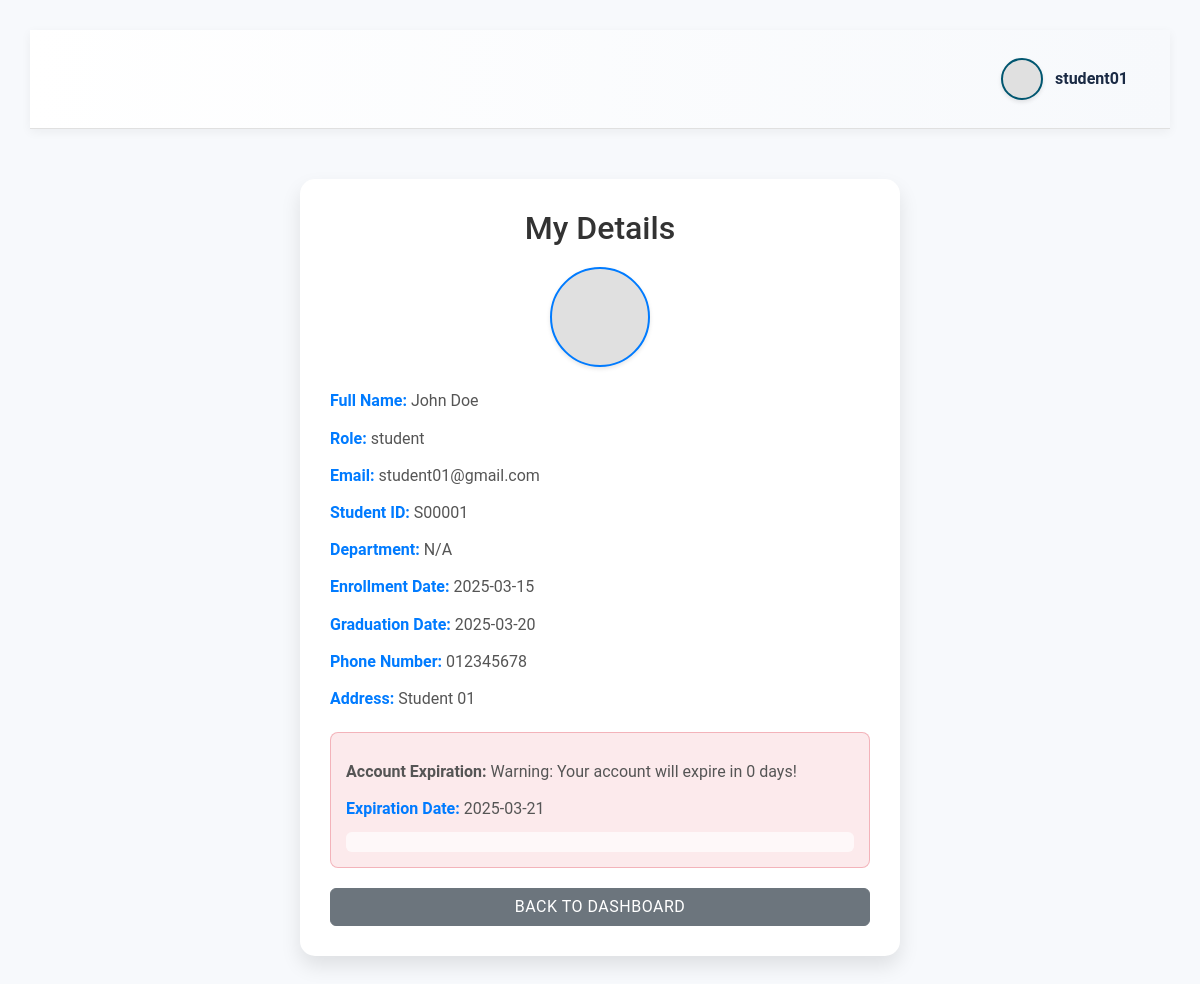
The page /my_details.php (signed in) on the database its author committed.
### tables this page shows
CREATE TABLE IF NOT EXISTS `users` (
  `id` int NOT NULL AUTO_INCREMENT,
  `username` varchar(50) NOT NULL,
  `email` varchar(100) NOT NULL,
  `password` varchar(255) NOT NULL,
  `role` enum('admin','student','teacher') NOT NULL DEFAULT 'student',
  `is_active` tinyint(1) DEFAULT '1',
  `last_login` timestamp NULL DEFAULT NULL,
  `password_reset_token` varchar(100) DEFAULT NULL,
  `password_reset_expiry` timestamp NULL DEFAULT NULL,
  `created_at` timestamp NULL DEFAULT CURRENT_TIMESTAMP,
  `updated_at` timestamp NULL DEFAULT CURRENT_TIMESTAMP ON UPDATE CURRENT_TIMESTAMP,
  `profile_image` varchar(255) DEFAULT NULL,
  PRIMARY KEY (`id`),
  UNIQUE KEY `username` (`username`),
  UNIQUE KEY `email` (`email`),
  KEY `idx_username` (`username`)
);

CREATE TABLE IF NOT EXISTS `student_details` (
  `id` int NOT NULL AUTO_INCREMENT,
  `user_id` int NOT NULL,
  `full_name` varchar(100) NOT NULL,
  `student_id` varchar(20) NOT NULL,
  `enrollment_date` date NOT NULL,
  `graduation_date` date NOT NULL,
  `phone_number` varchar(20) DEFAULT NULL,
  `address` text,
  `course_id` int NOT NULL,
  PRIMARY KEY (`id`),
  UNIQUE KEY `student_id` (`student_id`),
  KEY `user_id` (`user_id`),
  KEY `idx_student_id` (`student_id`),
  KEY `idx_graduation_date` (`graduation_date`),
  KEY `course_id` (`course_id`),
  CONSTRAINT `student_details_ibfk_1` FOREIGN KEY (`user_id`) REFERENCES `users` (`id`) ON DELETE CASCADE,
  CONSTRAINT `student_details_ibfk_2` FOREIGN KEY (`course_id`) REFERENCES `courses` (`id`)
);

### functions.php (called while the page is built, shortened)
<?php
require_once 'config.php';
function getStudentDetails()
{
    global $pdo;
    try {
        $userId = $_SESSION['role'] === 'student' ? $_SESSION['user_id'] : null;
        $studentId = $_SESSION['role'] === 'admin' && isset($_POST['student_id']) ? $_POST['student_id'] : null;
        $query = "SELECT sd.*, u.last_login, u.profile_image, u.email, u.id as user_id, u.is_active
    FROM student_details sd
    JOIN users u ON sd.user_id = u.id
    WHERE ";
        $params = [];
        if ($_SESSION['role'] === 'student') {
            $query .= "sd.user_id = ?";
            $params[] = $userId;
        } else {
            $query .= "sd.student_id = ?";
            $params[] = $studentId;
        }
        $stmt = $pdo->prepare($query);
        $stmt->execute($params);
        $student = $stmt->fetch(PDO::FETCH_ASSOC);
        if ($student) {
            $student['account_expiration'] = null;
            $student['days_until_expiration'] = null;
            $student['expiration_message'] = null;
            $stmt = $pdo->prepare("
    SELECT graduation_date
    FROM student_details
    WHERE user_id = ?
    ");
            $stmt->execute([$userId ?? $student['user_id']]);
            $graduationDetails = $stmt->fetch(PDO::FETCH_ASSOC);
            if ($graduationDetails && !empty($graduationDetails['graduation_date'])) {
                $graduationDate = new DateTime($graduationDetails['graduation_date']);
                $graduationDate->modify('+1 day');
                $today = new DateTime();
                if ($today <= $graduationDate) {
                    $interval = $today->diff($graduationDate);
                    $student['account_expiration'] = $graduationDate->format('Y-m-d');
                    $student['days_until_expiration'] = $interval->days;
                    if ($interval->days <= 30) {
                        $student['expiration_message'] = $interval->days <= 7
                            ? "Warning: Your account will expire in {$interval->days} days!"
                            : "Your account will expire in {$interval->days} days.";
                    }
                }
            }
            $stmt = $pdo->prepare("
                SELECT c.class_name, co.course_name, c.schedule_time, c.room_number, e.status, c.schedule_start_date, c.schedule_end_date
                FROM enrollments e
                JOIN class c ON e.class_id = c.id
                JOIN courses co ON c.course_id = co.id
                WHERE e.student_id = (SELECT id FROM student_details WHERE user_id = ?)
                ");
            $stmt->execute([$userId ?? $student['user_id']]);
            $student['enrollments'] = $stmt->fetchAll(PDO::FETCH_ASSOC);
            $stmt = $pdo->prepare("
                SELECT
                g.academic_year,
                AVG(g.gpa_value) as year_gpa,
                COUNT(g.id) as grade_count
                FROM grades g
                WHERE g.student_id = (SELECT id FROM student_details WHERE user_id = ?)
                GROUP BY g.academic_year
                ");
            $stmt->execute([$userId ?? $student['user_id']]);
            $student['gpa_by_year'] = $stmt->fetchAll(PDO::FETCH_ASSOC);
            $stmt = $pdo->prepare("
                SELECT
                g.score,
                g.grade,
                g.gpa_value,
                c.class_name,
                co.course_name
                FROM grades g
                JOIN class c ON g.class_id = c.id
                JOIN courses co ON c.course_id = co.id
                WHERE g.student_id = (SELECT id FROM student_details WHERE user_id = ?)
                ");
            $stmt->execute([$userId ?? $student['user_id']]);
            $student['subject_grades'] = $stmt->fetchAll(PDO::FETCH_ASSOC);
        }
        return $student;
    } catch (PDOException $e) {
        return "Database error: " . $e->getMessage();
    }
}

### my_details.php (the view, shortened to what this page needs)
<?php
require_once 'functions.php';
include 'templates/header.php';
$details = ($_SESSION['role'] === 'student') ? getStudentDetails() : getTeacherDetails();
?>
<!DOCTYPE html>
<html>
<head>
    <link href="https://cdn.jsdelivr.net/npm/bootstrap@5.3.3/dist/css/bootstrap.min.css" rel="stylesheet">
    <link rel="stylesheet" href="/school_management/includes/style.css">
</head>
<body>
    <div class="container">
        <div class="details-card">
            <h2>My Details</h2>
            <?php if ($details['profile_image']): ?>
                <div class="profile-image" style="background-image: url('<?php echo htmlspecialchars($details['profile_image']); ?>');"></div>
            <?php else: ?>
                <div class="profile-image" style="background-image: url('default-user.png');"></div>
            <?php endif; ?>
            <p><span class="label">Full Name:</span> <?php echo htmlspecialchars($details['full_name']); ?></p>
            <p><span class="label">Role:</span> <?php echo htmlspecialchars($_SESSION['role']); ?></p>
            <p><span class="label">Email:</span> <?php echo htmlspecialchars($details['email']); ?></p>
            <?php if ($_SESSION['role'] === 'student'): ?>
                <p><span class="label">Student ID:</span> <?php echo htmlspecialchars($details['student_id'] ?? 'N/A'); ?></p>
                <p><span class="label">Department:</span> <?php echo htmlspecialchars($details['department'] ?? 'N/A'); ?></p>
                <p><span class="label">Enrollment Date:</span> <?php echo htmlspecialchars($details['enrollment_date'] ?? 'N/A'); ?></p>
                <p><span class="label">Graduation Date:</span> <?php echo htmlspecialchars($details['graduation_date'] ?? 'N/A'); ?></p>
                <p><span class="label">Phone Number:</span> <?php echo htmlspecialchars($details['phone_number'] ?? 'N/A'); ?></p>
                <p><span class="label">Address:</span> <?php echo htmlspecialchars($details['address'] ?? 'N/A'); ?></p>
                <?php if (!empty($details['account_expiration']) && !empty($details['expiration_message'])): ?>
                    <div class="account-expiration-warning <?php echo $details['days_until_expiration'] <= 7 ? 'text-danger' : 'text-warning'; ?>" id="account-expiration-countdown">
                        <p><strong>Account Expiration:</strong> <?php echo htmlspecialchars($details['expiration_message']); ?></p>
                        <p>
                            <span class="label">Expiration Date:</span>
                            <?php echo htmlspecialchars($details['account_expiration']); ?>
                        </p>
                        <div class="countdown-timer mt-2" id="countdown-timer">
                        </div>
                    </div>
                <?php endif; ?>
            <?php endif; ?>
            <button class="btn btn-secondary back-btn" onclick="window.location.href='index.php'">Back to Dashboard</button>
        </div>
</body>
</html>

### templates/header.php (shortened to what this page needs)
<?php
require_once 'config.php';
$user_id = $_SESSION['user_id'] ?? null;
$username = 'Unknown';
$profile_image = 'default-user.png';
if ($user_id) {
    $stmt = $pdo->prepare("SELECT username, profile_image FROM users WHERE id = ?");
    $stmt->execute([$user_id]);
    $user = $stmt->fetch(PDO::FETCH_ASSOC);
    if ($user) {
        $username = htmlspecialchars($user['username']);
        $profile_image = $user['profile_image'] ?: 'default-user.png';
    }
}
?>
<!DOCTYPE html>
<html>
<head>
    <link rel="stylesheet" href="includes/style.css">
</head>
<body>
    <header>
        <div class="user-profile" onclick="toggleProfileMenu()">
            <div class="profile-image" style="background-image: url('<?php echo htmlspecialchars($profile_image); ?>');"></div>
            <span><?php echo $username; ?></span>
        </div>
    </header>

### includes/style.css (style rules this page uses)
.account-expiration-warning { margin-top: 20px; padding: 15px; border-radius: 8px; background-color: rgba(255, 165, 0, 0.1); border: 1px solid rgba(255, 165, 0, 0.3); }
.account-expiration-warning.text-danger { background-color: rgba(220, 53, 69, 0.1); border-color: rgba(220, 53, 69, 0.3); }
.account-expiration-warning .countdown-timer { font-weight: bold; color: #333; background-color: rgba(255, 255, 255, 0.7); padding: 10px; border-radius: 6px; margin-top: 10px; text-align: center; }
body { font-family: 'Roboto', 'Helvetica Neue', Arial, sans-serif; margin: 0; padding: 30px; background-color: #f7f9fc; line-height: 1.7; color: #333333; }
.container { max-width: 1280px; margin: 0 auto; padding: 0 20px; }
button { background: #005670; color: white; border: none; padding: 12px 25px; cursor: pointer; border-radius: 6px; font-size: 15px; font-weight: 500; text-transform: uppercase; letter-spacing: 0.5px; transition: background 0.3s ease, box-shadow 0.3s ease, transform 0.2s ease; }
header { display: flex; justify-content: space-between; align-items: center; padding: 20px 30px; background: linear-gradient(to right, #ffffff, #f7f9fc); border-bottom: 1px solid #e0e0e0; box-shadow: 0 3px 10px rgba(0, 0, 0, 0.05); position: sticky; top: 0; z-index: 1000; }
.user-profile { position: relative; display: flex; align-items: center; cursor: pointer; padding: 8px 12px; border-radius: 20px; transition: background 0.2s ease; }
.profile-image { width: 42px; height: 42px; border-radius: 50%; background: #e0e0e0; background-size: cover; background-position: center; margin-right: 12px; border: 2px solid #005670; box-shadow: 0 2px 4px rgba(0, 0, 0, 0.1); }
.user-profile span { font-weight: 600; color: #1a2a44; }

### my_details.php (style rules this page uses)
.details-card { max-width: 600px; margin: 50px auto; padding: 30px; background: #ffffff; border-radius: 15px; box-shadow: 0 10px 20px rgba(0, 0, 0, 0.1); }
.details-card h2 { text-align: center; color: #333; margin-bottom: 20px; }
.details-card p { margin: 10px 0; font-size: 16px; color: #555; }
.details-card .label { font-weight: bold; color: #007bff; }
.details-card .profile-image { width: 100px; height: 100px; border-radius: 50%; background-size: cover; background-position: center; margin: 0 auto 20px; border: 2px solid #007bff; }
.details-card .back-btn { display: block; width: 100%; margin-top: 20px; text-align: center; }

### rows shown on the page
users: username "student01"
student_details: full_name "John Doe", user.email "student01@gmail.com", student "S00001", enrollment_date "2025-03-15", graduation_date "2025-03-20", phone_number "012345678", address "Student 01"

### other values the page prints
$_SESSION['role'] "student"
$details['department'] "N/A"
$details['expiration_message'] "Warning: Your account will expire in 0 days!"
$details['account_expiration'] "2025-03-21"
